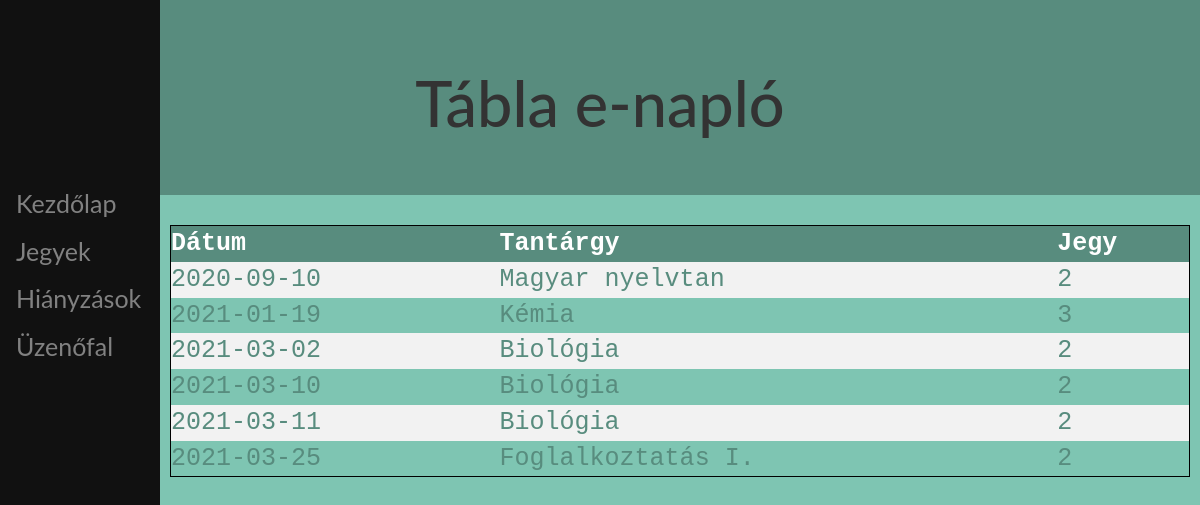
The app's page /Webalkalmazás/Tabla_Web/jegyek.php (signed in) with its own data.
### tables this page shows
CREATE TABLE `jegyek` (
  `ID` int(11) NOT NULL,
  `Datum` date NOT NULL,
  `TantargyID` int(11) NOT NULL,
  `TanarID` int(11) NOT NULL,
  `DiakID` int(11) NOT NULL,
  `Jegy` int(11) NOT NULL
);

CREATE TABLE `tantargyak` (
  `ID` int(11) NOT NULL,
  `Nev` varchar(50) NOT NULL
);

### Webalkalmazás/Tabla_Web/jegyek.php (the view, shortened to what this page needs)
<?php
include("server.php");
?>
<!DOCTYPE html>
<html lang="hu">
<head>
    <link rel="stylesheet" href="https://maxcdn.bootstrapcdn.com/bootstrap/3.4.1/css/bootstrap.min.css">
    <link rel="stylesheet" href="CSS/navbar.css">
    <link rel="stylesheet" href="CSS/header.css">
    <link rel="stylesheet" href="CSS/jegyek.css">
    <link rel="stylesheet" href="CSS/sidenav.css">
</head>
<body>
    <div class="header">
        <div class="jumbotron text-center">
            <h1>Tábla e-napló</h1>
        </div>
    </div>
    <div class="sidenav">
        <br><br><br><br><br><br><br><br>
        <a href="index.php">Kezdőlap</a>
        <a href="jegyek.php">Jegyek</a>
        <a href="hianyzasok.php">Hiányzások</a>
        <a href="uzenofal.php">Üzenőfal</a>
    </div>
    <div class="main">
        <table>
            <tr>
                <th>Dátum</th>
                <th>Tantárgy</th>
                <th>Jegy</th>
            </tr>
            <?php
                    $sql = "SELECT jegyek.Datum, tantargyak.Nev, jegyek.Jegy FROM jegyek INNER JOIN tantargyak ON jegyek.TantargyID = tantargyak.ID INNER JOIN diakok ON jegyek.DiakID = diakok.ID WHERE diakok.logined=1 ORDER BY jegyek.Datum";
                        $result = $db->query($sql);
                        if ($result->num_rows > 0) {
                            while ($row = $result->fetch_assoc()) {
                                echo "<tr><td>" . $row["Datum"] . "</td><td>" . $row["Nev"] . "</td><td>" . $row["Jegy"] . "</td></tr>";
                            }
                            echo "</table>";
                        } else {
                            echo "nincs eredmény";
                        }
            ?>
    </div>
</body>
</html>

### Webalkalmazás/Tabla_Web/CSS/navbar.css (style rules this page uses)
body { font-family: "Lato", sans-serif; }
.sidenav { height: 100%; width: 160px; position: fixed; z-index: 1; top: 0; left: 0; background-color: #111; overflow-x: hidden; padding-top: 20px; }
.sidenav a { padding: 6px 8px 6px 16px; text-decoration: none; font-size: 25px; color: #818181; display: block; }
.main { margin-left: 160px; font-size: 28px; padding: 0px 10px; }

### Webalkalmazás/Tabla_Web/CSS/header.css (style rules this page uses)
.jumbotron { background-color: #588c7e; }
body { background-color: #7ec5b2; }

### Webalkalmazás/Tabla_Web/CSS/jegyek.css (style rules this page uses)
table { border: solid 1px black; border-collapse: collapse; width: 100%; color: #588c7e; font-family: monospace; font-size: 25px; text-align: left; }
th { background-color: #588c7e; color: white; }
tr:nth-child(even) { background-color: #f2f2f2 }
body { font-family: "Lato", sans-serif; }

### Webalkalmazás/Tabla_Web/CSS/sidenav.css (style rules this page uses)
body { font-family: "Lato", sans-serif; }
.sidenav { height: 100%; width: 160px; position: fixed; z-index: 1; top: 0; left: 0; background-color: #111; overflow-x: hidden; padding-top: 20px; }
.sidenav a { padding: 6px 8px 6px 16px; text-decoration: none; font-size: 25px; color: #818181; display: block; }
.main { margin-left: 160px; font-size: 28px; padding: 0px 10px; }

### records on screen
jegyek: Datum "2020-09-10", tantargyak.Nev "Magyar nyelvtan", Jegy "2"
jegyek: Datum "2021-01-19", tantargyak.Nev "Kémia", Jegy "3"
jegyek: Datum "2021-03-02", tantargyak.Nev "Biológia", Jegy "2"
jegyek: Datum "2021-03-10", tantargyak.Nev "Biológia", Jegy "2"
jegyek: Datum "2021-03-11", tantargyak.Nev "Biológia", Jegy "2"
jegyek: Datum "2021-03-25", tantargyak.Nev "Foglalkoztatás I.", Jegy "2"
